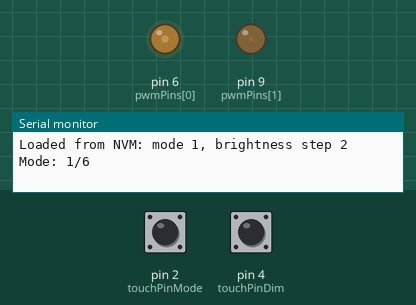
Simulated run of this sketch. Board: Arduino Nano, built with avr-gcc and run on an emulated ATmega328P. On the bench: output pins drawn as LEDs (lit = HIGH), the last lines printed to the serial monitor. The test bench sets the inputs (shaded band); at power-on: pin 4 (touchPinDim) LOW, pin 2 (touchPinMode) LOW. Random numbers use the default seed unless the sketch sets one; EEPROM starts erased.

Above: at 1.2 s.
1.3 s: pin 4 (touchPinDim) pulled HIGH for 3.2 s
At 4.23 s:
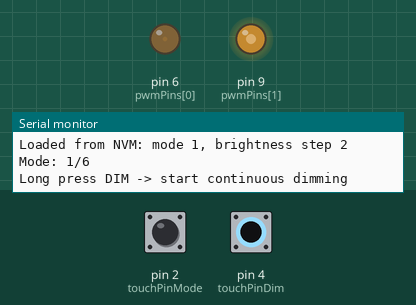
6.4 s: pin 2 (touchPinMode) pulled HIGH for 0.15 s
At 6.81 s:
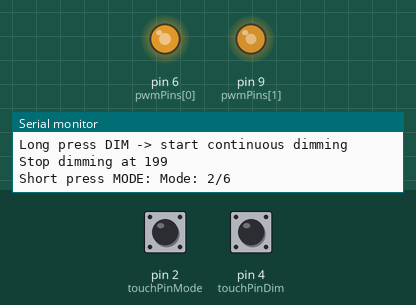
9.4 s: pin 2 (touchPinMode) pulled HIGH for 1 s
At 10.28 s:
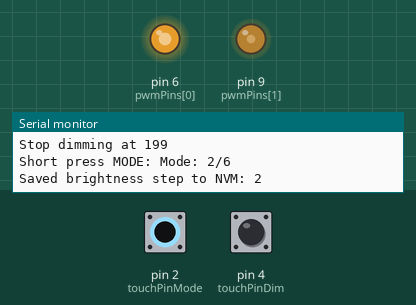
12.5 s: pin 2 (touchPinMode) pulled HIGH for 0.15 s
At 15.0 s:
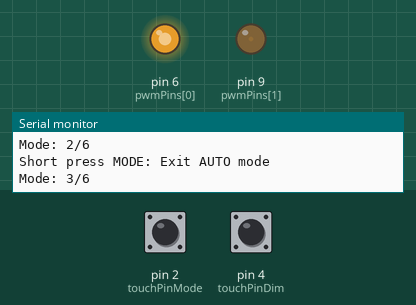
15.6 s: pin 4 (touchPinDim) pulled HIGH for 0.15 s
18.6 s: pin 4 (touchPinDim) pulled HIGH for 1 s
Timing chart, 0 to 27.1 s (numbered marks = the images above; inputs shaded):
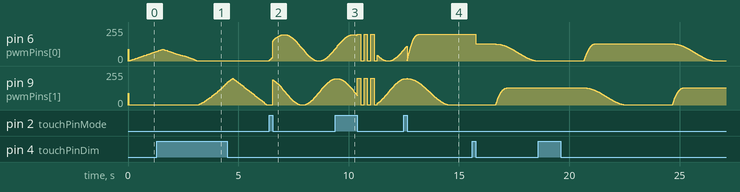

The sketch:

LedBulbLampNano.ino
```cpp
#include <math.h>
#include <EEPROM.h>
//
//
// Despite the file name, I installed the code on an Arduino Nano clone, using a LGT8F328P - use lgt8fx board package, with a 32 Mhz internal clock.
// So make sure to select that board in the board manager of the Arduino IDE.
//
//
// Pin numbers for connected lights and buttons
const int touchPinDim = 4;
const int touchPinMode = 2;
// Number of led lights we're controlling
const uint8_t NUM_LEDS = 2;
const int pwmPins[NUM_LEDS] = {6, 9};

// Max brightness settings
const int dutySteps[5]   = {32, 56, 88, 128, 255};
int stepIndex = 2; // index to selected brightness in dutySteps
int maxBrightness;

// Lighting update functions for each mode
int lightMode = 1;  // index to selected lighting mode
void stackedFade();
void waveFlow();
void flipFlop();
void candle();      // forward declarations of lighting mode functions
void staticLights();
void heartBeat();
void (*lightModes[])() = {
    nullptr,      // index 0 unused, so mode numbers stay 1-based
    stackedFade,
    waveFlow,
    flipFlop,
    staticLights,
    heartBeat,
    candle
};
const uint8_t NUM_MODES = sizeof(lightModes) / sizeof(lightModes[0]) - 1; // nr of update modes

// other vars
bool start = true;
float light[NUM_LEDS] = {1, 1}; // initial lighting values (0..1): full configured brightness until the first mode starts

// Timing parameters
const unsigned long longPressTime = 1000; // ms
unsigned long delayTime;
int speedTime = 0; // used to set animation speed

// AUTO mode
bool autoMode = false;
unsigned long autoModeTimer = 0;
const unsigned long autoModeInterval = 30000; // 30 seconds
// feedback of auto mode via flashing
bool autoFlashActive = false;
unsigned long autoFlashStart = 0;

// Button handling
struct Button {
  int pin;
  bool lastState;
  bool longPressTriggered;
  unsigned long pressStartTime;
};
Button btnDim  = {touchPinDim, LOW, false, 0};
Button btnMode = {touchPinMode, LOW, false, 0};

// brightness continous dimming
bool dimmingActive = false;
int currentBrightness;   // actual PWM max value (not step-based)
int dimDirection = 1;    // +1 up, -1 down
unsigned long dimTimer = 0;
const unsigned long dimInterval = 20;   // speed of dimming
bool dimPause = false;
unsigned long dimPauseStart = 0;
const unsigned long dimPauseTime = 500;
unsigned long dimReleaseStart = 0;        // when the dim button first read LOW while dimming
const unsigned long dimReleaseTime = 30;  // it must stay LOW this long to stop dimming (debounce)
const int minBrightness = dutySteps[0];
const int maxBrightnessLimit = dutySteps[4]; // highest dutySteps

// Non-volatile storage of mode and brightness
// A setting is only written after it has been unchanged for nvmSaveDelay,
// and only if it differs from what is already stored (EEPROM.update).
const int EEPROM_ADDR_MODE       = 0;   // 1 byte: 0 = AUTO, 1..NUM_MODES = fixed lightMode
const int EEPROM_ADDR_BRIGHTNESS = 1;   // 1 byte: stepIndex (0..4)
const uint8_t MODE_AUTO = 0;            // stored mode value meaning "AUTO"
const unsigned long nvmSaveDelay = 10000; // ms of stability before saving
uint8_t savedMode;                       // what is currently in NVM
uint8_t savedStep;
uint8_t pendingMode;                     // latest value seen, waiting for the timeout
uint8_t pendingStep;
unsigned long modeChangeTime = 0;        // when pendingMode last changed
unsigned long stepChangeTime = 0;        // when pendingStep last changed

void setup() {
  Serial.begin(115200);
  pinMode(touchPinDim, INPUT); // pins connected to touch inputs - momentary button HIGH when active
  pinMode(touchPinMode, INPUT);
  for (int i = 0; i < NUM_LEDS; i++) pinMode(pwmPins[i], OUTPUT);
  loadSettings(); // override defaults with stored values, if valid
  currentBrightness = dutySteps[stepIndex];
  maxBrightness = currentBrightness;
  initNvmTracking();
  updateLights(); // show the initial brightness for all leds
}

void loop() {
  //check for button presses
  handleButton(btnDim,  onShortPressDim,  onLongPressDim);
  if (!dimmingActive) {
    handleButton(btnMode, onShortPressMode, onLongPressMode);
  }

  // AUTO mode handling
  if (autoMode && (millis() - autoModeTimer >= autoModeInterval)) {
    autoModeTimer = millis();
    lightMode = (lightMode % NUM_MODES) + 1;
    start = true;
    Serial.println("AUTO -> next mode");
  }
  handleDimming();
  handleAutoFlash();
  handleNvmSave();

  // update the lights every so many millisecs, but first check for autoflash
  if (!autoFlashActive) {
    if (((millis() - delayTime) > speedTime) || start) {
      lightModes[lightMode]();
      delayTime = millis();
      updateLights();
    }
  }
}

// ---------- Non-volatile storage ----------

void loadSettings() {
  uint8_t m = EEPROM.read(EEPROM_ADDR_MODE);
  uint8_t b = EEPROM.read(EEPROM_ADDR_BRIGHTNESS);

  // Blank (0xFF) or corrupt values fail these checks, so defaults are kept
  if (m == MODE_AUTO) {
    autoMode = true;          // resume AUTO, always starting with the first mode
    autoModeTimer = millis();
    lightMode = 1;
  } else if (m <= NUM_MODES) {
    lightMode = m;
  }
  if (b < 5) {
    stepIndex = b;
  }
  Serial.print("Loaded from NVM: mode ");
  if (autoMode) Serial.print("AUTO");
  else Serial.print(lightMode);
  Serial.print(", brightness step ");
  Serial.println(stepIndex);
}

// Value that represents the current mode in NVM: AUTO is a mode of its own,
// so the 30 s cycling through the modes never causes a write.
uint8_t currentModeCode() {
  return autoMode ? MODE_AUTO : lightMode;
}

void initNvmTracking() {
  savedMode = EEPROM.read(EEPROM_ADDR_MODE);
  savedStep = EEPROM.read(EEPROM_ADDR_BRIGHTNESS);
  pendingMode = currentModeCode();
  pendingStep = stepIndex;
  modeChangeTime = stepChangeTime = millis();
}

void handleNvmSave() {
  unsigned long now = millis();

  uint8_t mode = currentModeCode();
  if (mode != pendingMode) {
    pendingMode = mode;
    modeChangeTime = now;           // restart the timeout
  } else if (pendingMode != savedMode && now - modeChangeTime >= nvmSaveDelay) {
    EEPROM.update(EEPROM_ADDR_MODE, pendingMode);
    savedMode = pendingMode;
    Serial.print("Saved mode to NVM: ");
    Serial.println(savedMode);
  }

  if (stepIndex != pendingStep) {
    pendingStep = stepIndex;
    stepChangeTime = now;           // restart the timeout
  } else if (pendingStep != savedStep && now - stepChangeTime >= nvmSaveDelay) {
    EEPROM.update(EEPROM_ADDR_BRIGHTNESS, pendingStep);
    savedStep = pendingStep;
    Serial.print("Saved brightness step to NVM: ");
    Serial.println(savedStep);
  }
}

// ---------- Lighting modes ----------

void stackedFade() {
  static int currentLED = 0;
  static int direction = 1;       // 1 = fade in, -1 = fade out
  static float brightness[NUM_LEDS] = {0,0};
  static unsigned long lastUpdate = 0;
  const float fadeStep = 0.02;    // step for each update
  const unsigned long stepDelay = 30; // ms between brightness steps

  if (start) {
    start = false;
    printLightMode();
    speedTime = stepDelay;
    currentLED = 0;
    direction = 1;
    for (int i=0; i<NUM_LEDS; i++) brightness[i]=0;
    lastUpdate = millis();
  }

  unsigned long now = millis();
  if (now - lastUpdate < stepDelay) return;
  lastUpdate = now;

  // Update current LED
  brightness[currentLED] += fadeStep * direction;
  if (brightness[currentLED] >= 1.0) {
    brightness[currentLED] = 1.0;
    direction = -1;  // start fading out after full brightness
  }
  if (brightness[currentLED] <= 0.0) {
    brightness[currentLED] = 0.0;
    direction = 1;   // start fading in again
    currentLED += 1; // move to next LED
    if (currentLED >= NUM_LEDS) currentLED = 0; // loop back
  }

  // Apply to all LEDs
  for (int i = 0; i < NUM_LEDS; i++) {
    light[i] = brightness[i];
  }
}

void waveFlow() {
    static float phase[NUM_LEDS] = {0, 1.5};
    if (start) { start = false; printLightMode(); speedTime = 20; }

    float t = millis() / 500.0; // controls speed
    for (int i = 0; i < NUM_LEDS; i++) {
        light[i] = 0.5 + 0.5 * sin(t + phase[i]);
    }
}

void candle() {
    // --- Tuning knobs ---
    const float FLAME_BASE  = 0.35f;
    const float FLAME_RANGE = 0.55f;
    const float DRIFT_SPEED = 0.05f;

    static float   phase[NUM_LEDS]     = { 0.0f, 2.5f, };  // offset so they start different
    static float   target[NUM_LEDS]    = { FLAME_BASE, FLAME_BASE };
    static float   current[NUM_LEDS]   = { FLAME_BASE, FLAME_BASE };
    static uint8_t holdCount[NUM_LEDS] = { 0, 4};  // offset so they don't jump in sync

    if (start) {
        start = false;
        printLightMode();
        speedTime = 50;
    }

    for (int i = 0; i < NUM_LEDS; i++) {
        // --- Slow organic drift ---
        phase[i] += DRIFT_SPEED;
        if (phase[i] > TWO_PI) phase[i] -= TWO_PI;
        float baseBrightness = FLAME_BASE + sin(phase[i]) * (FLAME_RANGE * 0.5f);

        // --- Random target jumps ---
        if (holdCount[i] == 0) {
            float offset = random(-100, 100) / 100.0f * FLAME_RANGE;
            target[i] = constrain(baseBrightness + offset,
                                  FLAME_BASE - FLAME_RANGE,
                                  FLAME_BASE + FLAME_RANGE);
            holdCount[i] = random(2, 6);
        } else {
            holdCount[i]--;
        }

        // --- Smooth current toward target ---
        current[i] += (target[i] - current[i]) / 8.0f;
        light[i] = constrain(current[i], 0.0f, 1.0f);
    }
}

void heartBeat() {
  static unsigned long startTime = 0;

  if (start) {
    start = false;
    printLightMode();
    speedTime = 10; // smooth updates
    startTime = millis();
  }

  unsigned long now = millis();
  float cycleDuration = 4*1200.0; // total heartbeat cycle in ms

  float t = fmod((now - startTime), cycleDuration) / cycleDuration;
  float brightness = 0;

  if (t < 0.10) {
    //  First peak (fast rise)
    float x = t / 0.10; // from 0.0 to 0.10
    brightness = x * x * x; // sharp rise
  }
  else if (t < 0.15) {
    // drop after first peak
    float x = (t - 0.10) / 0.05; // from 0.10 to 0.15
    brightness = 1.0 - x;
  }
  else if (t < 0.25) {
    //  Second peak
    float x = (t - 0.15) / 0.1; // from 0.15 to 0.25
    brightness = x * x; // slightly softer
  }
  else if (t < 0.70) {
    //  Long fade out
    float x = (t - 0.25) / 0.45;
    brightness = (1.0 - x);
    brightness = brightness * brightness* brightness; // smooth tail
  }
  else {
    // ⏸ Pause
    brightness = 0;
  }

  //  Apply gamma correction
  float corrected = brightness * brightness; // simple gamma ≈ 2

  // Apply to all LEDs
  for (int i = 0; i < NUM_LEDS; i++) {
    light[i] = corrected;
  }
}

void flipFlop() {
  // Both LEDs alternate: one does a sharp rise-and-hold, the other a smooth cosine decay,
  // then they swap roles every cycleDuration.
  static unsigned long startTime = 0;
  static bool mode1;
  float cycleDuration = 4000; // total cycle in ms

  if (start) {
    start = false;
    printLightMode();
    speedTime = 10; // smooth updates
    startTime = millis();
    light[0] = 0;
    light[1] = 1;
    mode1 = true;
  }

  unsigned long now = millis();
  if ((now - startTime) > cycleDuration) {
    mode1 = !mode1; // toggle mode every cycleDuration
    startTime = millis();
  }

  float t = (now - startTime) / cycleDuration;

  float y = (8*t-1);
  float brightUp = (t<0.125) ? (1-y*y): 1;
  float brightDown = (t<0.5) ? (cos(2 * M_PI*t)+1)/2 : 0;

  // update brightness: one LED fades up, the other fades down.
  light[0] = mode1 ?  brightUp : brightDown;
  light[1] = mode1 ?  brightDown : brightUp;
}

void staticLights() {
  // basic template for a very simple lighting mode
  int i;
  if (start) {
    start = false;
    printLightMode();
    speedTime = 100; // set animation speed for this mode
    for ( i = 0; i < NUM_LEDS; i++) light[i]=1; // init all four light values
  }
  // that is all for this very simple mode
}

void handleButton(Button &btn, void (*onShort)(), void (*onLong)()) {
  bool currentState = digitalRead(btn.pin);

  // While continuous dimming runs, the dim button only decides when to stop:
  // dimming ends once the button has read LOW for dimReleaseTime (debounce).
  // A bounce back to HIGH inside that window keeps dimming going.
  if (btn.pin == touchPinDim && dimmingActive) {
    if (currentState == HIGH) {
      dimReleaseStart = 0;
    } else if (dimReleaseStart == 0) {
      dimReleaseStart = millis();
    } else if (millis() - dimReleaseStart >= dimReleaseTime) {
      dimmingActive = false;
      dimReleaseStart = 0;
      Serial.print("Stop dimming at ");
      Serial.println(maxBrightness);
    }
    btn.lastState = currentState;
    return;
  }

  // check for press
  if (currentState == HIGH && btn.lastState == LOW) {
    btn.pressStartTime = millis();
    btn.longPressTriggered = false;
  }

  // check for release (a long press has already done its job)
  if (currentState == LOW && btn.lastState == HIGH && !btn.longPressTriggered) {
    onShort();
  }

  // check for long press
  if (currentState == HIGH && !btn.longPressTriggered) {
    if (millis() - btn.pressStartTime >= longPressTime) {
      btn.longPressTriggered = true;
      onLong();
    }
  }

  btn.lastState = currentState;
}

void onShortPressDim() {
  stepIndex = (stepIndex + 1) % 5;
  currentBrightness = dutySteps[stepIndex];
  maxBrightness = currentBrightness;
  Serial.print("Short press dim -> brightness: ");
  Serial.println(currentBrightness);
}

void onLongPressDim() {
  dimmingActive = true;
  dimDirection = 1;
  dimPause = false;
  dimReleaseStart = 0;
  dimTimer = millis();
  Serial.println("Long press DIM -> start continuous dimming");
}

void onShortPressMode() {
  Serial.print("Short press MODE: ");
  // If in AUTO → exit AUTO and go to next mode
  if (autoMode) {
    autoMode = false;
    Serial.println("Exit AUTO mode");
  }
  lightMode = (lightMode % NUM_MODES) + 1;
  start = true;
}

void onLongPressMode() {
  autoMode = true;
  autoModeTimer = millis();
  autoFlashActive = true;
  autoFlashStart = millis();
  Serial.println("Enter AUTO mode");
}

void handleAutoFlash() {
  // shows a brief flashing pattern when AUTO becomes active
  if (!autoFlashActive) return;
  unsigned long t = millis() - autoFlashStart;
  if (t < 150 || (t > 300 && t < 450)|| (t > 600 && t < 750)) {
    // ON (several short flashes)
    for (int i = 0; i < NUM_LEDS; i++) {
      light[i] = 1.0;
    }
  } else if (t < 900) {
    // OFF
    for (int i = 0; i < NUM_LEDS; i++) {
      light[i] = 0.0;
    }
  } else {
    autoFlashActive = false;
    start = true; // restart current mode cleanly
  }
  updateLights(); // override normal animation
}

void handleDimming() {
  if (!dimmingActive) return;
  unsigned long now = millis();
  // Handle pause at limits
  if (dimPause) {
    if (now - dimPauseStart >= dimPauseTime) {
      dimPause = false;
      dimDirection *= -1; // reverse direction
    } else {
      return;
    }
  }
  // Step brightness
  if (now - dimTimer >= dimInterval) {
    dimTimer = now;
    currentBrightness += dimDirection;
    if (currentBrightness >= maxBrightnessLimit) {
      currentBrightness = maxBrightnessLimit;
      dimPause = true;
      dimPauseStart = now;
    }
    if (currentBrightness <= minBrightness) {
      currentBrightness = minBrightness;
      dimPause = true;
      dimPauseStart = now;
    }
    maxBrightness = currentBrightness;
  }
}

void updateLights() {
  int pwmValue;
  for (int i = 0; i < NUM_LEDS; i++)  {
    pwmValue = constrain(light[i], 0.0f, 1.0f) * maxBrightness;
    analogWrite(pwmPins[i],  (pwmValue == 0) ? 1 : pwmValue); // min pwm value should be 1 so lights are never fully off
  }
}

void printLightMode() {
  Serial.print("Mode: ");
  Serial.print(lightMode);
  Serial.print("/");
  Serial.println(NUM_MODES);
}
```

Measured:
- by itself, pin 6 (pwmPins[0]): rises from 1/255 to 129/255 in 0.50 s, then falls to 1/255 in 5.3 s
